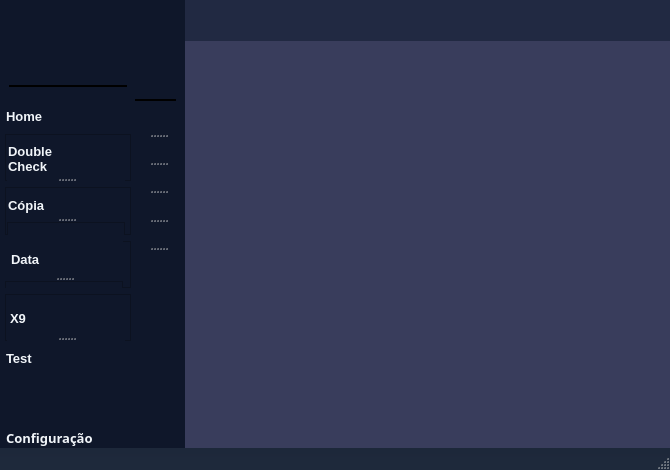
<?xml version="1.0" encoding="UTF-8"?>
<ui version="4.0">
 <class>MainWindow</class>
 <widget class="QMainWindow" name="MainWindow">
  <property name="enabled">
   <bool>true</bool>
  </property>
  <property name="geometry">
   <rect>
    <x>0</x>
    <y>0</y>
    <width>670</width>
    <height>470</height>
   </rect>
  </property>
  <property name="minimumSize">
   <size>
    <width>591</width>
    <height>467</height>
   </size>
  </property>
  <property name="windowTitle">
   <string notr="true">BB Py Automation</string>
  </property>
  <property name="windowIcon">
   <iconset resource="resource.qrc">
    <normaloff>:/icon/automation0.png</normaloff>
    <normalon>:/icon/automation0.png</normalon>:/icon/automation0.png</iconset>
  </property>
  <property name="styleSheet">
   <string notr="true">QMainWindow{
    background: qlineargradient(x1:0 y1:1,x2:0 y2:0,stop:0 rgba(30, 41, 59, 1),stop:1 rgba(15, 23, 42, 1));
    font-family: 'Poppins';
}
QWidget{
	font-family: 'Poppins';
}
QLabel{
    color: rgb(241, 245, 249);
	font-family: 'Poppins';
    font-size: 10px;
}
QPushButton {
    background-color: #737BB9;
    font-family: 'Poppins';
    color: rgb(241, 245, 249);
    border: 1px solid #1E293B;
    border-radius: 12px;
    padding: 4px;
    font-size: 13px;
}
QMessageBox{
    background-color: #393D5C;
    font-family: 'Poppins';
    color: rgb(241, 245, 249);
}
QProgressBar{
    border: 2px solid #99abeb;
    background-color: #5e73c0;
    border-radius: 12px;
    text-align: center;
    color: rgb(241, 245, 249);
}
QProgressBar::chunk{
    background-color: #3C519E;
    border-radius: 12px;
}</string>
  </property>
  <property name="toolButtonStyle">
   <enum>Qt::ToolButtonIconOnly</enum>
  </property>
  <property name="unifiedTitleAndToolBarOnMac">
   <bool>true</bool>
  </property>
  <widget class="QWidget" name="centralwidget">
   <property name="layoutDirection">
    <enum>Qt::LeftToRight</enum>
   </property>
   <widget class="QWidget" name="icon_widget" native="true">
    <property name="geometry">
     <rect>
      <x>130</x>
      <y>0</y>
      <width>55</width>
      <height>451</height>
     </rect>
    </property>
    <property name="styleSheet">
     <string notr="true">QWidget{
background-color: rgba(15, 23, 42, 1);
}
QPushButton{
	border: none;
	font-weight: bold;
	text-align: left;
	padding-left: 10px;
}
QPushButton:hover{
	background-color: #393D5C;
}
QPushButton::icon{
	subcontrol-position: left center;
}
QPushButton::text{
	subcontrol-position: left center;
	left: 5px;
}
QPushButton:on{
	background-color: #393D5C;
}</string>
    </property>
    <widget class="QLabel" name="label_3">
     <property name="geometry">
      <rect>
       <x>10</x>
       <y>20</y>
       <width>32</width>
       <height>32</height>
      </rect>
     </property>
     <property name="styleSheet">
      <string notr="true"/>
     </property>
     <property name="text">
      <string/>
     </property>
     <property name="pixmap">
      <pixmap resource="resource.qrc">:/icon/automated-process.png</pixmap>
     </property>
     <property name="scaledContents">
      <bool>true</bool>
     </property>
    </widget>
    <widget class="QPushButton" name="pushButton_16">
     <property name="geometry">
      <rect>
       <x>15</x>
       <y>70</y>
       <width>20</width>
       <height>20</height>
      </rect>
     </property>
     <property name="sizePolicy">
      <sizepolicy hsizetype="Minimum" vsizetype="Minimum">
       <horstretch>0</horstretch>
       <verstretch>0</verstretch>
      </sizepolicy>
     </property>
     <property name="minimumSize">
      <size>
       <width>20</width>
       <height>20</height>
      </size>
     </property>
     <property name="styleSheet">
      <string notr="true">QPushButton{
	padding-left: 0px;
}
QPushButton:hover{
	background-color: none;
}
QPushButton:on{
	background-color: none;
}</string>
     </property>
     <property name="text">
      <string/>
     </property>
     <property name="icon">
      <iconset resource="resource.qrc">
       <normaloff>:/icon/menu-bar.png</normaloff>:/icon/menu-bar.png</iconset>
     </property>
     <property name="iconSize">
      <size>
       <width>20</width>
       <height>20</height>
      </size>
     </property>
     <property name="checkable">
      <bool>true</bool>
     </property>
    </widget>
    <widget class="Line" name="line_2">
     <property name="geometry">
      <rect>
       <x>5</x>
       <y>90</y>
       <width>41</width>
       <height>20</height>
      </rect>
     </property>
     <property name="layoutDirection">
      <enum>Qt::LeftToRight</enum>
     </property>
     <property name="autoFillBackground">
      <bool>false</bool>
     </property>
     <property name="styleSheet">
      <string notr="true">Line{
	color: rgb(22, 35, 63);
}</string>
     </property>
     <property name="frameShadow">
      <enum>QFrame::Plain</enum>
     </property>
     <property name="lineWidth">
      <number>2</number>
     </property>
     <property name="midLineWidth">
      <number>0</number>
     </property>
     <property name="orientation">
      <enum>Qt::Horizontal</enum>
     </property>
    </widget>
    <widget class="QWidget" name="layoutWidget">
     <property name="geometry">
      <rect>
       <x>5</x>
       <y>110</y>
       <width>46</width>
       <height>336</height>
      </rect>
     </property>
     <layout class="QVBoxLayout" name="verticalLayout_6">
      <item>
       <widget class="QSplitter" name="splitter_2">
        <property name="orientation">
         <enum>Qt::Vertical</enum>
        </property>
        <widget class="QPushButton" name="pushButton_24">
         <property name="styleSheet">
          <string notr="true"/>
         </property>
         <property name="text">
          <string/>
         </property>
         <property name="icon">
          <iconset resource="resource.qrc">
           <normaloff>:/icon/home.png</normaloff>:/icon/home.png</iconset>
         </property>
         <property name="iconSize">
          <size>
           <width>20</width>
           <height>20</height>
          </size>
         </property>
         <property name="checkable">
          <bool>true</bool>
         </property>
        </widget>
        <widget class="QPushButton" name="pushButton_23">
         <property name="styleSheet">
          <string notr="true"/>
         </property>
         <property name="text">
          <string/>
         </property>
         <property name="icon">
          <iconset resource="resource.qrc">
           <normaloff>:/icon/double-check.png</normaloff>:/icon/double-check.png</iconset>
         </property>
         <property name="iconSize">
          <size>
           <width>20</width>
           <height>20</height>
          </size>
         </property>
         <property name="checkable">
          <bool>true</bool>
         </property>
        </widget>
        <widget class="QPushButton" name="pushButton_22">
         <property name="styleSheet">
          <string notr="true"/>
         </property>
         <property name="text">
          <string/>
         </property>
         <property name="icon">
          <iconset resource="resource.qrc">
           <normaloff>:/icon/copy.png</normaloff>:/icon/copy.png</iconset>
         </property>
         <property name="iconSize">
          <size>
           <width>20</width>
           <height>20</height>
          </size>
         </property>
         <property name="checkable">
          <bool>true</bool>
         </property>
        </widget>
        <widget class="QPushButton" name="pushButton_21">
         <property name="styleSheet">
          <string notr="true"/>
         </property>
         <property name="text">
          <string/>
         </property>
         <property name="icon">
          <iconset resource="resource.qrc">
           <normaloff>:/icon/calendar.png</normaloff>:/icon/calendar.png</iconset>
         </property>
         <property name="iconSize">
          <size>
           <width>20</width>
           <height>20</height>
          </size>
         </property>
         <property name="checkable">
          <bool>true</bool>
         </property>
        </widget>
        <widget class="QPushButton" name="pushButton_20">
         <property name="styleSheet">
          <string notr="true"/>
         </property>
         <property name="text">
          <string/>
         </property>
         <property name="icon">
          <iconset resource="resource.qrc">
           <normaloff>:/icon/detective.png</normaloff>:/icon/detective.png</iconset>
         </property>
         <property name="iconSize">
          <size>
           <width>20</width>
           <height>20</height>
          </size>
         </property>
         <property name="checkable">
          <bool>true</bool>
         </property>
        </widget>
        <widget class="QPushButton" name="pushButton_25">
         <property name="styleSheet">
          <string notr="true"/>
         </property>
         <property name="text">
          <string/>
         </property>
         <property name="icon">
          <iconset resource="resource.qrc">
           <normaloff>:/icon/experiment.png</normaloff>:/icon/experiment.png</iconset>
         </property>
         <property name="iconSize">
          <size>
           <width>20</width>
           <height>20</height>
          </size>
         </property>
         <property name="checkable">
          <bool>true</bool>
         </property>
        </widget>
       </widget>
      </item>
      <item>
       <layout class="QVBoxLayout" name="verticalLayout_5">
        <item>
         <spacer name="verticalSpacer_2">
          <property name="orientation">
           <enum>Qt::Vertical</enum>
          </property>
          <property name="sizeType">
           <enum>QSizePolicy::Expanding</enum>
          </property>
          <property name="sizeHint" stdset="0">
           <size>
            <width>38</width>
            <height>56</height>
           </size>
          </property>
         </spacer>
        </item>
        <item>
         <widget class="QPushButton" name="pushButton_18">
          <property name="sizePolicy">
           <sizepolicy hsizetype="Minimum" vsizetype="Fixed">
            <horstretch>0</horstretch>
            <verstretch>0</verstretch>
           </sizepolicy>
          </property>
          <property name="styleSheet">
           <string notr="true"/>
          </property>
          <property name="text">
           <string/>
          </property>
          <property name="icon">
           <iconset resource="resource.qrc">
            <normaloff>:/icon/settings.png</normaloff>:/icon/settings.png</iconset>
          </property>
          <property name="iconSize">
           <size>
            <width>16</width>
            <height>16</height>
           </size>
          </property>
          <property name="checkable">
           <bool>true</bool>
          </property>
         </widget>
        </item>
       </layout>
      </item>
     </layout>
    </widget>
    <zorder>layoutWidget</zorder>
    <zorder>label_3</zorder>
    <zorder>line_2</zorder>
    <zorder>pushButton_16</zorder>
   </widget>
   <widget class="QWidget" name="icon_text_widget" native="true">
    <property name="enabled">
     <bool>true</bool>
    </property>
    <property name="geometry">
     <rect>
      <x>0</x>
      <y>0</y>
      <width>131</width>
      <height>451</height>
     </rect>
    </property>
    <property name="styleSheet">
     <string notr="true">QWidget{
background-color: rgba(15, 23, 42, 1);
}
QPushButton{
	border: none;
	font-weight: bold;
	text-align: left;
	padding-left: 1,5px;
}
QPushButton:hover{
	background-color: #393D5C;
}
QPushButton::icon{
	subcontrol-position: left center;
}
QPushButton::text{
	subcontrol-position: left center;
	left: 5px;
}
QPushButton:on{
	background-color: #393D5C;
}</string>
    </property>
    <widget class="QWidget" name="layoutWidget">
     <property name="geometry">
      <rect>
       <x>5</x>
       <y>105</y>
       <width>126</width>
       <height>271</height>
      </rect>
     </property>
     <layout class="QVBoxLayout" name="MainButtons">
      <property name="leftMargin">
       <number>0</number>
      </property>
      <property name="rightMargin">
       <number>0</number>
      </property>
      <property name="bottomMargin">
       <number>6</number>
      </property>
      <item>
       <widget class="QPushButton" name="Home_pushButton">
        <property name="maximumSize">
         <size>
          <width>118</width>
          <height>16777215</height>
         </size>
        </property>
        <property name="toolTipDuration">
         <number>5</number>
        </property>
        <property name="layoutDirection">
         <enum>Qt::LeftToRight</enum>
        </property>
        <property name="styleSheet">
         <string notr="true"/>
        </property>
        <property name="text">
         <string>Home</string>
        </property>
        <property name="icon">
         <iconset resource="resource.qrc">
          <normaloff>:/icon/home.png</normaloff>:/icon/home.png</iconset>
        </property>
        <property name="iconSize">
         <size>
          <width>20</width>
          <height>20</height>
         </size>
        </property>
        <property name="checkable">
         <bool>true</bool>
        </property>
        <property name="autoDefault">
         <bool>true</bool>
        </property>
        <property name="default">
         <bool>false</bool>
        </property>
       </widget>
      </item>
      <item>
       <widget class="QFrame" name="DoubleCheck">
        <property name="styleSheet">
         <string notr="true"/>
        </property>
        <property name="frameShape">
         <enum>QFrame::StyledPanel</enum>
        </property>
        <property name="frameShadow">
         <enum>QFrame::Raised</enum>
        </property>
        <widget class="QSplitter" name="splitter_4">
         <property name="geometry">
          <rect>
           <x>2</x>
           <y>5</y>
           <width>122</width>
           <height>199</height>
          </rect>
         </property>
         <property name="orientation">
          <enum>Qt::Vertical</enum>
         </property>
         <widget class="QPushButton" name="pushButton_11">
          <property name="sizePolicy">
           <sizepolicy hsizetype="Fixed" vsizetype="Expanding">
            <horstretch>0</horstretch>
            <verstretch>0</verstretch>
           </sizepolicy>
          </property>
          <property name="maximumSize">
           <size>
            <width>118</width>
            <height>16777215</height>
           </size>
          </property>
          <property name="styleSheet">
           <string notr="true"/>
          </property>
          <property name="text">
           <string>Double
Check</string>
          </property>
          <property name="icon">
           <iconset resource="resource.qrc">
            <normaloff>:/icon/double-check.png</normaloff>:/icon/double-check.png</iconset>
          </property>
          <property name="iconSize">
           <size>
            <width>20</width>
            <height>20</height>
           </size>
          </property>
          <property name="checkable">
           <bool>true</bool>
          </property>
          <property name="checked">
           <bool>false</bool>
          </property>
         </widget>
         <widget class="QFrame" name="DoubleCheck_DropDown">
          <property name="autoFillBackground">
           <bool>false</bool>
          </property>
          <property name="styleSheet">
           <string notr="true"/>
          </property>
          <property name="frameShape">
           <enum>QFrame::StyledPanel</enum>
          </property>
          <property name="frameShadow">
           <enum>QFrame::Raised</enum>
          </property>
          <layout class="QVBoxLayout" name="verticalLayout_2">
           <item>
            <widget class="QSplitter" name="splitter">
             <property name="styleSheet">
              <string notr="true">QPushButton:hover{
	background-color: #393D5C;
}</string>
             </property>
             <property name="orientation">
              <enum>Qt::Vertical</enum>
             </property>
             <widget class="QPushButton" name="pushButton">
              <property name="text">
               <string>Atividades
Práticas</string>
              </property>
              <property name="checkable">
               <bool>true</bool>
              </property>
             </widget>
             <widget class="QPushButton" name="pushButton_2">
              <property name="text">
               <string>Master</string>
              </property>
              <property name="checkable">
               <bool>true</bool>
              </property>
             </widget>
             <widget class="QPushButton" name="pushButton_3">
              <property name="text">
               <string>Mescla Digital</string>
              </property>
              <property name="checkable">
               <bool>true</bool>
              </property>
             </widget>
             <widget class="QPushButton" name="pushButton_4">
              <property name="text">
               <string>Mescla
Veteranos</string>
              </property>
              <property name="checkable">
               <bool>true</bool>
              </property>
             </widget>
            </widget>
           </item>
          </layout>
         </widget>
        </widget>
       </widget>
      </item>
      <item>
       <widget class="QFrame" name="Copia">
        <property name="styleSheet">
         <string notr="true"/>
        </property>
        <property name="frameShape">
         <enum>QFrame::StyledPanel</enum>
        </property>
        <property name="frameShadow">
         <enum>QFrame::Raised</enum>
        </property>
        <widget class="QSplitter" name="splitter_6">
         <property name="geometry">
          <rect>
           <x>2</x>
           <y>5</y>
           <width>118</width>
           <height>111</height>
          </rect>
         </property>
         <property name="orientation">
          <enum>Qt::Vertical</enum>
         </property>
         <widget class="QPushButton" name="pushButton_13">
          <property name="sizePolicy">
           <sizepolicy hsizetype="Fixed" vsizetype="Expanding">
            <horstretch>0</horstretch>
            <verstretch>0</verstretch>
           </sizepolicy>
          </property>
          <property name="maximumSize">
           <size>
            <width>118</width>
            <height>16777215</height>
           </size>
          </property>
          <property name="styleSheet">
           <string notr="true"/>
          </property>
          <property name="text">
           <string>Cópia</string>
          </property>
          <property name="icon">
           <iconset resource="resource.qrc">
            <normaloff>:/icon/copy.png</normaloff>:/icon/copy.png</iconset>
          </property>
          <property name="iconSize">
           <size>
            <width>20</width>
            <height>20</height>
           </size>
          </property>
          <property name="checkable">
           <bool>true</bool>
          </property>
         </widget>
         <widget class="QFrame" name="Copy_DropDown">
          <property name="autoFillBackground">
           <bool>false</bool>
          </property>
          <property name="styleSheet">
           <string notr="true"/>
          </property>
          <property name="frameShape">
           <enum>QFrame::StyledPanel</enum>
          </property>
          <property name="frameShadow">
           <enum>QFrame::Raised</enum>
          </property>
          <layout class="QVBoxLayout" name="verticalLayout">
           <item>
            <widget class="QSplitter" name="splitter_3">
             <property name="styleSheet">
              <string notr="true">QPushButton:hover{
	background-color: #393D5C;
}</string>
             </property>
             <property name="orientation">
              <enum>Qt::Vertical</enum>
             </property>
             <widget class="QPushButton" name="pushButton_7">
              <property name="text">
               <string>Nova Sala</string>
              </property>
              <property name="checkable">
               <bool>true</bool>
              </property>
             </widget>
             <widget class="QPushButton" name="pushButton_10">
              <property name="text">
               <string>Material</string>
              </property>
              <property name="checkable">
               <bool>true</bool>
              </property>
             </widget>
            </widget>
           </item>
          </layout>
         </widget>
        </widget>
       </widget>
      </item>
      <item>
       <widget class="QFrame" name="Data">
        <property name="styleSheet">
         <string notr="true"/>
        </property>
        <property name="frameShape">
         <enum>QFrame::StyledPanel</enum>
        </property>
        <property name="frameShadow">
         <enum>QFrame::Raised</enum>
        </property>
        <widget class="QSplitter" name="splitter_7">
         <property name="geometry">
          <rect>
           <x>0</x>
           <y>0</y>
           <width>118</width>
           <height>86</height>
          </rect>
         </property>
         <property name="orientation">
          <enum>Qt::Vertical</enum>
         </property>
         <widget class="QPushButton" name="pushButton_14">
          <property name="sizePolicy">
           <sizepolicy hsizetype="Fixed" vsizetype="Expanding">
            <horstretch>0</horstretch>
            <verstretch>0</verstretch>
           </sizepolicy>
          </property>
          <property name="maximumSize">
           <size>
            <width>118</width>
            <height>16777215</height>
           </size>
          </property>
          <property name="styleSheet">
           <string notr="true">padding-left: 6px;</string>
          </property>
          <property name="text">
           <string>Data</string>
          </property>
          <property name="icon">
           <iconset resource="resource.qrc">
            <normaloff>:/icon/calendar.png</normaloff>:/icon/calendar.png</iconset>
          </property>
          <property name="iconSize">
           <size>
            <width>20</width>
            <height>20</height>
           </size>
          </property>
          <property name="checkable">
           <bool>true</bool>
          </property>
         </widget>
         <widget class="QFrame" name="Date_DropDown">
          <property name="autoFillBackground">
           <bool>false</bool>
          </property>
          <property name="styleSheet">
           <string notr="true"/>
          </property>
          <property name="frameShape">
           <enum>QFrame::StyledPanel</enum>
          </property>
          <property name="frameShadow">
           <enum>QFrame::Raised</enum>
          </property>
          <widget class="QPushButton" name="pushButton_19">
           <property name="geometry">
            <rect>
             <x>20</x>
             <y>5</y>
             <width>96</width>
             <height>26</height>
            </rect>
           </property>
           <property name="styleSheet">
            <string notr="true">QPushButton:hover{
	background-color: #393D5C;
}</string>
           </property>
           <property name="text">
            <string>Ajuste de Data</string>
           </property>
           <property name="checkable">
            <bool>true</bool>
           </property>
          </widget>
         </widget>
        </widget>
       </widget>
      </item>
      <item>
       <widget class="QFrame" name="X9">
        <property name="styleSheet">
         <string notr="true"/>
        </property>
        <property name="frameShape">
         <enum>QFrame::StyledPanel</enum>
        </property>
        <property name="frameShadow">
         <enum>QFrame::Raised</enum>
        </property>
        <widget class="QSplitter" name="splitter_5">
         <property name="geometry">
          <rect>
           <x>2</x>
           <y>5</y>
           <width>118</width>
           <height>91</height>
          </rect>
         </property>
         <property name="orientation">
          <enum>Qt::Vertical</enum>
         </property>
         <widget class="QPushButton" name="pushButton_9">
          <property name="maximumSize">
           <size>
            <width>118</width>
            <height>16777215</height>
           </size>
          </property>
          <property name="styleSheet">
           <string notr="true">padding-left: 3px;</string>
          </property>
          <property name="text">
           <string>X9</string>
          </property>
          <property name="icon">
           <iconset resource="resource.qrc">
            <normaloff>:/icon/detective.png</normaloff>:/icon/detective.png</iconset>
          </property>
          <property name="iconSize">
           <size>
            <width>20</width>
            <height>20</height>
           </size>
          </property>
          <property name="checkable">
           <bool>true</bool>
          </property>
         </widget>
         <widget class="QFrame" name="X9_DropDown">
          <property name="autoFillBackground">
           <bool>false</bool>
          </property>
          <property name="styleSheet">
           <string notr="true"/>
          </property>
          <property name="frameShape">
           <enum>QFrame::StyledPanel</enum>
          </property>
          <property name="frameShadow">
           <enum>QFrame::Raised</enum>
          </property>
          <widget class="QPushButton" name="pushButton_26">
           <property name="geometry">
            <rect>
             <x>5</x>
             <y>5</y>
             <width>91</width>
             <height>46</height>
            </rect>
           </property>
           <property name="styleSheet">
            <string notr="true">QPushButton:hover{
	background-color: #393D5C;
}</string>
           </property>
           <property name="text">
            <string>Double Check
Configurações</string>
           </property>
           <property name="checkable">
            <bool>true</bool>
           </property>
          </widget>
         </widget>
        </widget>
       </widget>
      </item>
      <item>
       <widget class="QPushButton" name="Test_pushButton">
        <property name="maximumSize">
         <size>
          <width>118</width>
          <height>16777215</height>
         </size>
        </property>
        <property name="styleSheet">
         <string notr="true"/>
        </property>
        <property name="text">
         <string>Test</string>
        </property>
        <property name="icon">
         <iconset resource="resource.qrc">
          <normaloff>:/icon/experiment.png</normaloff>:/icon/experiment.png</iconset>
        </property>
        <property name="iconSize">
         <size>
          <width>20</width>
          <height>20</height>
         </size>
        </property>
        <property name="checkable">
         <bool>true</bool>
        </property>
       </widget>
      </item>
     </layout>
    </widget>
    <widget class="QPushButton" name="pushButton_15">
     <property name="geometry">
      <rect>
       <x>5</x>
       <y>426</y>
       <width>113</width>
       <height>24</height>
      </rect>
     </property>
     <property name="sizePolicy">
      <sizepolicy hsizetype="Fixed" vsizetype="Fixed">
       <horstretch>0</horstretch>
       <verstretch>0</verstretch>
      </sizepolicy>
     </property>
     <property name="font">
      <font>
       <family>Poppins</family>
       <pointsize>-1</pointsize>
       <weight>75</weight>
       <bold>true</bold>
      </font>
     </property>
     <property name="styleSheet">
      <string notr="true"/>
     </property>
     <property name="text">
      <string>Configuração</string>
     </property>
     <property name="icon">
      <iconset resource="resource.qrc">
       <normaloff>:/icon/settings.png</normaloff>:/icon/settings.png</iconset>
     </property>
     <property name="iconSize">
      <size>
       <width>16</width>
       <height>16</height>
      </size>
     </property>
     <property name="checkable">
      <bool>true</bool>
     </property>
    </widget>
    <widget class="QWidget" name="">
     <property name="geometry">
      <rect>
       <x>5</x>
       <y>5</y>
       <width>126</width>
       <height>101</height>
      </rect>
     </property>
     <layout class="QVBoxLayout" name="header">
      <property name="leftMargin">
       <number>4</number>
      </property>
      <property name="rightMargin">
       <number>4</number>
      </property>
      <item>
       <widget class="QLabel" name="label_4">
        <property name="enabled">
         <bool>true</bool>
        </property>
        <property name="sizePolicy">
         <sizepolicy hsizetype="Fixed" vsizetype="Fixed">
          <horstretch>0</horstretch>
          <verstretch>0</verstretch>
         </sizepolicy>
        </property>
        <property name="maximumSize">
         <size>
          <width>32</width>
          <height>32</height>
         </size>
        </property>
        <property name="styleSheet">
         <string notr="true"/>
        </property>
        <property name="text">
         <string/>
        </property>
        <property name="pixmap">
         <pixmap resource="resource.qrc">:/icon/automated-process.png</pixmap>
        </property>
        <property name="scaledContents">
         <bool>true</bool>
        </property>
       </widget>
      </item>
      <item>
       <widget class="QPushButton" name="pushButton_17">
        <property name="sizePolicy">
         <sizepolicy hsizetype="Fixed" vsizetype="Fixed">
          <horstretch>0</horstretch>
          <verstretch>0</verstretch>
         </sizepolicy>
        </property>
        <property name="minimumSize">
         <size>
          <width>20</width>
          <height>20</height>
         </size>
        </property>
        <property name="maximumSize">
         <size>
          <width>20</width>
          <height>20</height>
         </size>
        </property>
        <property name="styleSheet">
         <string notr="true">QPushButton:hover{
	background-color: none;
}
QPushButton:on{
	background-color: none;
}</string>
        </property>
        <property name="text">
         <string/>
        </property>
        <property name="icon">
         <iconset resource="resource.qrc">
          <normaloff>:/icon/menu-bar.png</normaloff>:/icon/menu-bar.png</iconset>
        </property>
        <property name="iconSize">
         <size>
          <width>20</width>
          <height>20</height>
         </size>
        </property>
        <property name="checkable">
         <bool>true</bool>
        </property>
       </widget>
      </item>
      <item>
       <spacer name="verticalSpacer_5">
        <property name="orientation">
         <enum>Qt::Vertical</enum>
        </property>
        <property name="sizeType">
         <enum>QSizePolicy::Fixed</enum>
        </property>
        <property name="sizeHint" stdset="0">
         <size>
          <width>20</width>
          <height>7</height>
         </size>
        </property>
       </spacer>
      </item>
      <item>
       <widget class="Line" name="line">
        <property name="layoutDirection">
         <enum>Qt::LeftToRight</enum>
        </property>
        <property name="autoFillBackground">
         <bool>false</bool>
        </property>
        <property name="styleSheet">
         <string notr="true">Line{
	color: rgb(22, 35, 63);
}</string>
        </property>
        <property name="frameShadow">
         <enum>QFrame::Plain</enum>
        </property>
        <property name="lineWidth">
         <number>2</number>
        </property>
        <property name="midLineWidth">
         <number>0</number>
        </property>
        <property name="orientation">
         <enum>Qt::Horizontal</enum>
        </property>
       </widget>
      </item>
      <item>
       <spacer name="verticalSpacer_3">
        <property name="orientation">
         <enum>Qt::Vertical</enum>
        </property>
        <property name="sizeType">
         <enum>QSizePolicy::Fixed</enum>
        </property>
        <property name="sizeHint" stdset="0">
         <size>
          <width>20</width>
          <height>13</height>
         </size>
        </property>
       </spacer>
      </item>
     </layout>
    </widget>
   </widget>
   <widget class="QWidget" name="Main_Screen_Widget" native="true">
    <property name="enabled">
     <bool>true</bool>
    </property>
    <property name="geometry">
     <rect>
      <x>185</x>
      <y>40</y>
      <width>491</width>
      <height>411</height>
     </rect>
    </property>
    <property name="toolTip">
     <string>Home</string>
    </property>
    <property name="autoFillBackground">
     <bool>false</bool>
    </property>
    <property name="styleSheet">
     <string notr="true">background-color:#393D5C;</string>
    </property>
   </widget>
   <widget class="QWidget" name="Header_widget" native="true">
    <property name="geometry">
     <rect>
      <x>185</x>
      <y>0</y>
      <width>491</width>
      <height>41</height>
     </rect>
    </property>
    <property name="styleSheet">
     <string notr="true">background-color: rgb(33, 41, 66);</string>
    </property>
   </widget>
   <zorder>icon_widget</zorder>
   <zorder>Main_Screen_Widget</zorder>
   <zorder>Header_widget</zorder>
   <zorder>icon_text_widget</zorder>
  </widget>
  <widget class="QStatusBar" name="statusbar"/>
 </widget>
 <resources>
  <include location="resource.qrc"/>
 </resources>
 <connections>
  <connection>
   <sender>pushButton_11</sender>
   <signal>toggled(bool)</signal>
   <receiver>DoubleCheck_DropDown</receiver>
   <slot>setHidden(bool)</slot>
   <hints>
    <hint type="sourcelabel">
     <x>107</x>
     <y>184</y>
    </hint>
    <hint type="destinationlabel">
     <x>114</x>
     <y>343</y>
    </hint>
   </hints>
  </connection>
  <connection>
   <sender>pushButton_9</sender>
   <signal>toggled(bool)</signal>
   <receiver>X9_DropDown</receiver>
   <slot>setHidden(bool)</slot>
   <hints>
    <hint type="sourcelabel">
     <x>121</x>
     <y>338</y>
    </hint>
    <hint type="destinationlabel">
     <x>103</x>
     <y>387</y>
    </hint>
   </hints>
  </connection>
  <connection>
   <sender>pushButton_13</sender>
   <signal>toggled(bool)</signal>
   <receiver>Copy_DropDown</receiver>
   <slot>setHidden(bool)</slot>
   <hints>
    <hint type="sourcelabel">
     <x>112</x>
     <y>224</y>
    </hint>
    <hint type="destinationlabel">
     <x>94</x>
     <y>306</y>
    </hint>
   </hints>
  </connection>
  <connection>
   <sender>pushButton_14</sender>
   <signal>toggled(bool)</signal>
   <receiver>Date_DropDown</receiver>
   <slot>setHidden(bool)</slot>
   <hints>
    <hint type="sourcelabel">
     <x>85</x>
     <y>279</y>
    </hint>
    <hint type="destinationlabel">
     <x>72</x>
     <y>301</y>
    </hint>
   </hints>
  </connection>
 </connections>
</ui>
